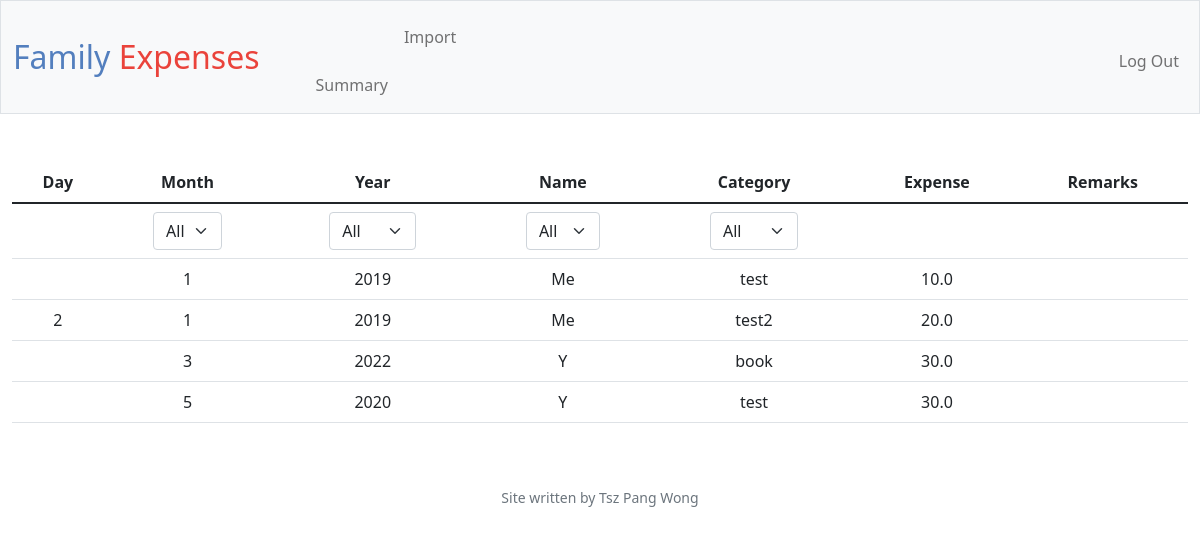
The page / (signed in) on the database its author committed.
### tables this page shows
CREATE TABLE expenses (
row_id INTEGER PRIMARY KEY,
day INTEGER,
month INTEGER NOT NULL,
year INTEGER NOT NULL,
category TEXT NOT NULL,
name TEXT NOT NULL,
expense REAL NOT NULL,
remarks TEXT,
user_id INTEGER NOT NULL,
FOREIGN KEY (user_id) REFERENCES users (id)
ON DELETE CASCADE
ON UPDATE NO ACTION);

### app.py (the view)
@app.route("/")
@login_required
def index():
    if request.method == "GET":
        cursor = connection.cursor()
        total_expenses = cursor.execute("SELECT * FROM expenses WHERE user_id = ?", [(session["user_id"])]).fetchall()
        distinct_month = cursor.execute("SELECT DISTINCT month FROM expenses WHERE user_id = ?", [session["user_id"]]).fetchall()
        distinct_year = cursor.execute("SELECT DISTINCT year FROM expenses WHERE user_id = ?", [session["user_id"]]).fetchall()
        distinct_name = cursor.execute("SELECT DISTINCT name FROM expenses WHERE user_id = ?", [session["user_id"]]).fetchall()
        distinct_category = cursor.execute("SELECT DISTINCT category FROM expenses WHERE user_id = ?", [session["user_id"]]).fetchall()
        load_selected_option = 0
        return render_template("summary.html", expenses=total_expenses, d_months=distinct_month, d_years=distinct_year, d_names=distinct_name,d_categories=distinct_category, load_option = load_selected_option)

### app.py (called while the page is built)
@app.after_request
def after_request(response):
    response.headers["Cache-Control"] = "no-cache, no-store, must-revalidate"
    response.headers["Expires"] = 0
    response.headers["Pragma"] = "no-cache"
    return response

### helpers.py (called while the page is built)
def login_required(f):
    @wraps(f)
    def decorated_function(*args, **kwargs):
        if session.get("user_id") is None:
            return redirect("/login")
        return f(*args, **kwargs)
    return decorated_function

### templates/summary.html (shortened to what this page needs)
{% extends "layout.html" %}
{% block main %}
<form action="/select", method = "post", id="month_select" name="month_select">
<table class = "table">
    <thread>
        <tr>
            <th>Day</th>
            <th>Month</th>
            <th>Year</th>
            <th>Name</th>
            <th>Category</th>
            <th>Expense</th>
            <th>Remarks</th>
        </tr>
    </thread>
    <tbody>
        <tr>
            <td></td>
            <td>
                <select class="form-select mx-auto w-auto" id="month" name="month" onchange="select_save_auto_sumbit('month_key', this.value)">
                    <option value ='All'>All</option>
                </select>
            </td>
            <td>
                <select class="form-select mx-auto w-auto" id="year" name="year" onchange="select_save_auto_sumbit('year_key', this.value)">
                    <option value ='All'>All</option>
                </select>
            </td>
            <td>
                <select class="form-select mx-auto w-auto" id="name" name="name" onchange="select_save_auto_sumbit('name_key', this.value)">
                    <option value ='All'>All</option>
                </select>
            </td>
            <td>
                <select class="form-select mx-auto w-auto" id="category" name="category" onchange="select_save_auto_sumbit('category_key', this.value)">
                    <option value ='All'>All</option>
                </select>
            </td>
            <td></td>
            <td></td>
        </tr>
        {% for exp in expenses %}
                <td>{{ exp[1] }}</td>
                <td>{{ exp[2] }}</td>
                <td>{{ exp[3] }}</td>
                <td>{{ exp[5] }}</td>
                <td>{{ exp[4] }}</td>
                <td>{{ exp[6] }}</td>
                <td>{{ exp[7] }}</td>
        {% endfor %}
    </tbody>
</table>
</form>
{% endblock %}

### templates/layout.html (shortened to what this page needs)
<!DOCTYPE html>
<html lang="en">
    <head>
        <link href="https://cdn.jsdelivr.net/npm/bootstrap@5.1.3/dist/css/bootstrap.min.css" rel="stylesheet">
        <link href="/static/styles.css" rel="stylesheet">
    </head>
    <body>
        <nav class="bg-light border navbar navbar-expand-md navbar-light">
            <div class="container-fluid">
                <a class="navbar-brand"><span class="blue">Family</span><span class="red"> Expenses</span>
                <div class="collapse navbar-collapse" id="navbar">
                    {% if session["user_id"] %}
                        <ul class="navbar-nav me-auto mt-2">
                            <li class="nav-item"><a class="nav-link" href="/">Summary</a></li>
                            <li class="nav-item"><a class="nav-link" href="/dataimport">Import</a></li>
                        </ul>
                        <ul class="navbar-nav ms-auto mt-2">
                            <li class="nav-item"><a class="nav-link" href="/logout">Log Out</a></li>
                        </ul>
                    {% else %}
                        <ul class="navbar-nav ms-auto mt-2">
                            <li class="nav-item"><a class="nav-link" href="/register">Register</a></li>
                            <li class="nav-item"><a class="nav-link" href="/login">Log In</a></li>
                        </ul>
                    {% endif %}
                </div>
            </div>
        </nav>
        <main class="container-fluid py-5 text-center">
            {% block main %}{% endblock %}
        </main>
        <footer class="mb-5 small text-center text-muted">
           Site written by Tsz Pang Wong
        </footer>
    </body>
</html>

### static/styles.css (style rules this page uses)
nav .navbar-brand { font-size: xx-large; }
nav .navbar-brand .blue { color: #537fbe; }
nav .navbar-brand .red { color: #ea433b; }

### rows shown on the page
expenses: month "1", year "2019", name "Me", category "test", expense "10.0"
expenses: day "2", month "1", year "2019", name "Me", category "test2", expense "20.0"
expenses: month "3", year "2022", name "Y", category "book", expense "30.0"
expenses: month "5", year "2020", name "Y", category "test", expense "30.0"
